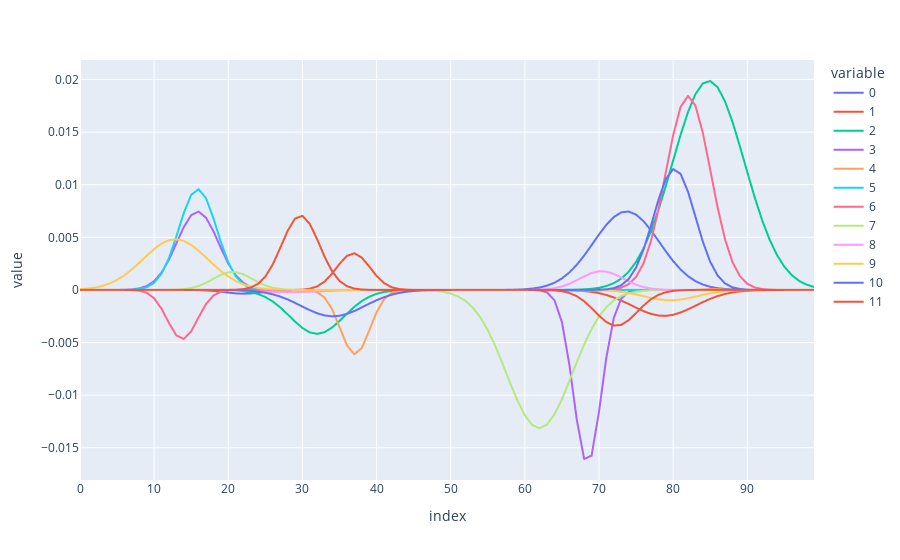
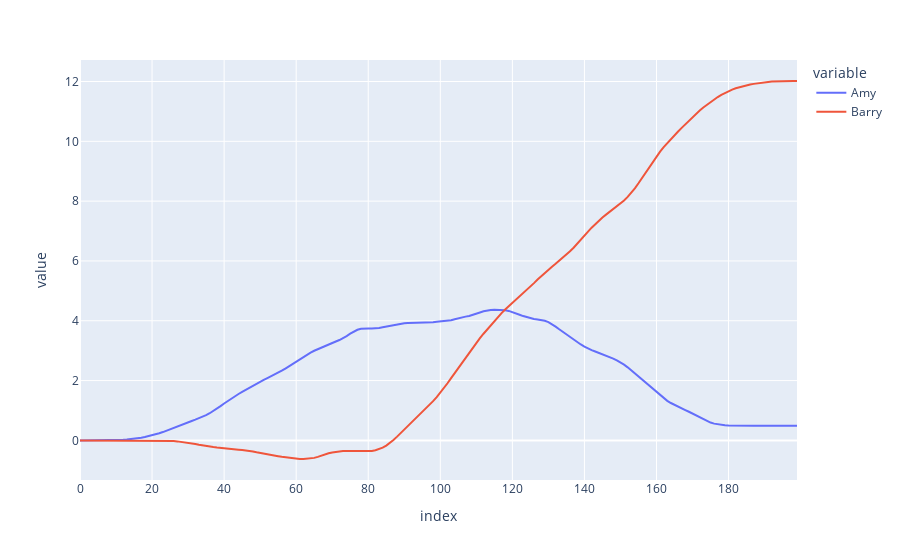

Write notebook code for charts like these, in order.
### Code cell
import numpy as np
import pandas as pd
import plotly.express as px
import sympy as sp


class Person:
    def __init__(self, name: str, foresight: int):
        self.name = name
        self.foresight = foresight
        self.decision_list = []

    def append_optimal_choice(
        self, choice_array: np.ndarray, decision_number: int, number_of_decisions: int
    ):
        # Get the row index of the highest sum of values in the choice array up to the person's "foresight" index
        highest_value_index = np.argmax(
            np.sum(choice_array[:, : self.foresight], axis=1)
        )

        # Extract this row from the choice array
        optimal_choice = choice_array[highest_value_index, :]

        # Pad initial and final values with nan
        optimal_choice_padded = np.pad(
            optimal_choice,
            (decision_number, number_of_decisions - decision_number),
            mode="constant",
            constant_values=np.nan,
        )

        # Append to decision list
        self.decision_list.append(optimal_choice_padded)

    def convert_decision_list_to_df(self):
        # Swap rows and columns
        decision_array = np.array(self.decision_list)
        decision_array_inverted = decision_array.T
        decision_df = pd.DataFrame(decision_array_inverted)
        self.decision_df = decision_df
        return decision_df

    def calc_life_score(self):
        # Sum columns
        self.decision_df["decision_sum"] = self.decision_df.sum(axis=1)

        # Calculate life score as the cumulative sum of the decision sums
        self.decision_df["life_score"] = self.decision_df["decision_sum"].cumsum()
        return self.decision_df


class LifeSimulation:
    def __init__(
        self,
        people: list[Person],
        n_choices: int,
    ):
        self.people = people
        self.n_choices = n_choices

    def add_person(self, person: Person):
        self.people.append(person)

    def get_people(self) -> list[Person]:
        return self.people

    def get_person_by_name(self, name: str) -> Person | None:
        for person in self.people:
            if person.name == name:
                return person
        return None

    def get_number_of_people(self) -> int:
        return len(self.people)

    def classic_choice_function(self, form: str):
        x = sp.symbols("x")

        m1 = 0
        m2 = 75
        s1 = 5
        s2 = 5

        if form == "now":
            a1 = np.random.uniform(0, 0.01)
            a2 = 0
        elif form == "later":
            a1 = 0
            a2 = np.random.uniform(0, 0.02)

        y = a1 * sp.exp(-((x - m1) ** 2) / (2 * s1**2)) + a2 * sp.exp(
            -((x - m2) ** 2) / (2 * s2**2)
        )

        return {"m1": m1, "m2": m2, "s1": s1, "s2": s2, "a1": a1, "a2": a2, "expr": y}

    def generate_opposites_choice_function(self, form: str):
        x = sp.symbols("x")

        m1 = np.random.uniform(10, 40)
        m2 = np.random.uniform(60, 90)
        s1 = np.random.uniform(1, 5)
        s2 = np.random.uniform(1, 5)

        if form == "bad-good":
            a1 = np.random.uniform(-0.01, 0)
            a2 = np.random.uniform(0, 0.02)
        elif form == "good-bad":
            a1 = np.random.uniform(0, 0.01)
            a2 = np.random.uniform(-0.02, 0)

        y = a1 * sp.exp(-((x - m1) ** 2) / (2 * s1**2)) + a2 * sp.exp(
            -((x - m2) ** 2) / (2 * s2**2)
        )

        return {"m1": m1, "m2": m2, "s1": s1, "s2": s2, "a1": a1, "a2": a2, "expr": y}

    def generate_random_choice_function(self, seed=None):
        x = sp.symbols("x")

        if seed:
            np.random.seed(seed)
        m1 = np.random.uniform(10, 40)
        m2 = np.random.uniform(60, 90)
        s1 = np.random.uniform(1, 5)
        s2 = np.random.uniform(1, 5)
        a1 = np.random.uniform(-0.001, 0.001)
        a2 = np.random.uniform(-0.01, 0.01)

        y = a1 * sp.exp(-((x - m1) ** 2) / (2 * s1**2)) + a2 * sp.exp(
            -((x - m2) ** 2) / (2 * s2**2)
        )

        return {"m1": m1, "m2": m2, "s1": s1, "s2": s2, "a1": a1, "a2": a2, "expr": y}

    def generate_choice_array(self, n_choices: int):
        x = sp.symbols("x")

        # Generate n random functions (seeds for reproducibility)
        functions = [
            self.generate_opposites_choice_function(form=form)
            for form in ["bad-good", "good-bad"] * (n_choices // 2)
        ]

        # Create x values (100 points from 0 to 100)
        x_vals = np.linspace(0, 100, 100)

        # Build NumPy array: n rows (functions) × 100 columns (y values)
        choice_array = np.zeros((n_choices, 100))
        for i, func in enumerate(functions):
            y_func = sp.lambdify(x, func["expr"], "numpy")
            choice_array[i, :] = y_func(x_vals)
        return choice_array

    def simlulate_life(self, number_of_decisions: int):
        for person in self.people:
            for decision_number in range(number_of_decisions):
                choice_array = self.generate_choice_array(self.n_choices)
                person.append_optimal_choice(
                    choice_array, decision_number, number_of_decisions
                )
            person.convert_decision_list_to_df()
            person.calc_life_score()


def main():
    # Define people
    people = [
        Person("Amy", 50),
        Person("Barry", 100),
    ]

    # Define simulation configuration
    n_choices = 12
    number_of_decisions = 100

    # Run simulation
    simulation = LifeSimulation(people, n_choices)

    # Check example choice array
    choice_array = simulation.generate_choice_array(n_choices=n_choices)
    print(choice_array.shape)

    fig = px.line(choice_array.T)
    fig.show()

    # Run simulation
    simulation.simlulate_life(number_of_decisions)

    # Combine decision_df["life_score"] into single dataframe
    life_score_df = pd.DataFrame(
        {
            k: v
            for k, v in zip(
                [person.name for person in simulation.people],
                [person.decision_df["life_score"] for person in simulation.people],
            )
        }
    )

    print(life_score_df)

    # Plot life_score lines
    fig = px.line(life_score_df)
    fig.show()


if __name__ == "__main__":
    main()

### Figure 1 — Plotly figure (JSON) as saved in the notebook; plotly's stock layout.template omitted (floating-point values rounded to 4 significant figures)
{"data": [{"hovertemplate": "variable=0<br>index=%{x}<br>value=%{y}<extra></extra>", "legendgroup": "0", "line": {"color": "#636efa", "dash": "solid"}, "marker": {"symbol": "circle"}, "mode": "lines", "name": "0", "showlegend": true, "type": "scattergl", "x": [0, 1, 2, 3, 4, 5, 6, 7, 8, 9, 10, 11, 12, 13, 14, 15, 16, 17, 18, 19, 20, 21, 22, 23, 24, 25, 26, 27, 28, 29, 30, 31, 32, 33, 34, 35, 36, 37, 38, 39, 40, 41, 42, 43, 44, 45, 46, 47, 48, 49, 50, 51, 52, 53, 54, 55, 56, 57, 58, 59, 60, 61, 62, 63, 64, 65, 66, 67, 68, 69, 70, 71, 72, 73, 74, 75, 76, 77, 78, 79, 80, 81, 82, 83, 84, 85, 86, 87, 88, 89, 90, 91, 92, 93, 94, 95, 96, 97, 98, 99], "xaxis": "x", "y": [-1.477e-20, -4.173e-19, -1.01e-17, -2.094e-16, -3.718e-15, -5.654e-14, -7.365e-13, -8.217e-12, -7.852e-11, -6.427e-10, -4.505e-09, -2.705e-08, -1.391e-07, -6.128e-07, -2.312e-06, -7.471e-06, -2.068e-05, -4.902e-05, -9.953e-05, -0.0001731, -0.0002578, -0.000329, -0.0003595, -0.0003364, -0.0002697, -0.0001852, -0.0001089, -5.486e-05, -2.367e-05, -8.746e-06, -2.768e-06, -7.504e-07, -1.742e-07, -3.465e-08, -5.902e-09, -8.611e-10, -1.076e-10, -1.152e-11, -1.056e-12, -8.249e-14, -3.244e-15, 1.222e-14, 6.415e-14, 3.12e-13, 1.442e-12, 6.338e-12, 2.648e-11, 1.051e-10, 3.968e-10, 1.424e-09, 4.856e-09, 1.574e-08, 4.852e-08, 1.421e-07, 3.959e-07, 1.048e-06, 2.637e-06, 6.309e-06, 1.435e-05, 3.101e-05, 6.372e-05, 0.0001245, 0.0002311, 0.0004079, 0.0006843, 0.001091, 0.001655, 0.002384, 0.003267, 0.004254, 0.005266, 0.006196, 0.006931, 0.00737, 0.007449, 0.007158, 0.006537, 0.005676, 0.004684, 0.003675, 0.002741, 0.001943, 0.001309, 0.0008388, 0.0005108, 0.0002957, 0.0001627, 8.51e-05, 4.231e-05, 2e-05, 8.985e-06, 3.837e-06, 1.558e-06, 6.012e-07, 2.206e-07, 7.692e-08, 2.55e-08, 8.035e-09, 2.407e-09, 6.853e-10], "yaxis": "y"}, {"hovertemplate": "variable=1<br>index=%{x}<br>value=%{y}<extra></extra>", "legendgroup": "1", "line": {"color": "#EF553B", "dash": "solid"}, "marker": {"symbol": "circle"}, "mode": "lines", "name": "1", "showlegend": true, "type": "scattergl", "x": [0, 1, 2, 3, 4, 5, 6, 7, 8, 9, 10, 11, 12, 13, 14, 15, 16, 17, 18, 19, 20, 21, 22, 23, 24, 25, 26, 27, 28, 29, 30, 31, 32, 33, 34, 35, 36, 37, 38, 39, 40, 41, 42, 43, 44, 45, 46, 47, 48, 49, 50, 51, 52, 53, 54, 55, 56, 57, 58, 59, 60, 61, 62, 63, 64, 65, 66, 67, 68, 69, 70, 71, 72, 73, 74, 75, 76, 77, 78, 79, 80, 81, 82, 83, 84, 85, 86, 87, 88, 89, 90, 91, 92, 93, 94, 95, 96, 97, 98, 99], "xaxis": "x", "y": [2.564e-61, 3.307e-58, 3.504e-55, 3.049e-52, 2.178e-49, 1.278e-46, 6.16e-44, 2.438e-41, 7.924e-39, 2.115e-36, 4.637e-34, 8.348e-32, 1.234e-29, 1.499e-27, 1.494e-25, 1.224e-23, 8.231e-22, 4.546e-20, 2.062e-18, 7.682e-17, 2.35e-15, 5.905e-14, 1.218e-12, 2.065e-11, 2.873e-10, 3.284e-09, 3.082e-08, 2.376e-07, 1.504e-06, 7.819e-06, 3.339e-05, 0.0001171, 0.0003371, 0.0007972, 0.001548, 0.002469, 0.003235, 0.00348, 0.003074, 0.00223, 0.001329, 0.0006503, 0.0002614, 8.626e-05, 2.338e-05, 5.204e-06, 9.513e-07, 1.428e-07, 1.761e-08, 1.783e-09, 1.479e-10, 8.182e-12, -8.003e-12, -3.578e-11, -1.416e-10, -5.306e-10, -1.882e-09, -6.324e-09, -2.012e-08, -6.061e-08, -1.729e-07, -4.671e-07, -1.195e-06, -2.895e-06, -6.642e-06, -1.443e-05, -2.969e-05, -5.783e-05, -0.0001067, -0.0001864, -0.0003084, -0.0004832, -0.0007169, -0.001007, -0.00134, -0.001688, -0.002014, -0.002276, -0.002435, -0.002467, -0.002367, -0.002151, -0.001851, -0.001508, -0.001163, -0.0008501, -0.0005882, -0.0003854, -0.0002391, -0.0001405, -7.819e-05, -4.12e-05, -2.056e-05, -9.714e-06, -4.347e-06, -1.842e-06, -7.391e-07, -2.808e-07, -1.011e-07, -3.444e-08], "yaxis": "y"}, {"hovertemplate": "variable=2<br>index=%{x}<br>value=%{y}<extra></extra>", "legendgroup": "2", "line": {"color": "#00cc96", "dash": "solid"}, "marker": {"symbol": "circle"}, "mode": "lines", "name": "2", "showlegend": true, "type": "scattergl", "x": [0, 1, 2, 3, 4, 5, 6, 7, 8, 9, 10, 11, 12, 13, 14, 15, 16, 17, 18, 19, 20, 21, 22, 23, 24, 25, 26, 27, 28, 29, 30, 31, 32, 33, 34, 35, 36, 37, 38, 39, 40, 41, 42, 43, 44, 45, 46, 47, 48, 49, 50, 51, 52, 53, 54, 55, 56, 57, 58, 59, 60, 61, 62, 63, 64, 65, 66, 67, 68, 69, 70, 71, 72, 73, 74, 75, 76, 77, 78, 79, 80, 81, 82, 83, 84, 85, 86, 87, 88, 89, 90, 91, 92, 93, 94, 95, 96, 97, 98, 99], "xaxis": "x", "y": [-9.051e-20, -9.621e-19, -9.487e-18, -8.677e-17, -7.363e-16, -5.795e-15, -4.231e-14, -2.865e-13, -1.8e-12, -1.049e-11, -5.671e-11, -2.844e-10, -1.323e-09, -5.708e-09, -2.285e-08, -8.483e-08, -2.922e-07, -9.334e-07, -2.766e-06, -7.605e-06, -1.939e-05, -4.588e-05, -0.0001007, -0.0002049, -0.0003869, -0.0006777, -0.001101, -0.00166, -0.00232, -0.003009, -0.00362, -0.00404, -0.004182, -0.004015, -0.003577, -0.002955, -0.002265, -0.00161, -0.001062, -0.0006498, -0.0003688, -0.0001941, -9.48e-05, -4.294e-05, -1.804e-05, -7.034e-06, -2.543e-06, -8.53e-07, -2.654e-07, -7.659e-08, -2.05e-08, -5.091e-09, -1.17e-09, -2.389e-10, -5.781e-12, 1.478e-10, 5.366e-10, 1.769e-09, 5.574e-09, 1.684e-08, 4.879e-08, 1.355e-07, 3.609e-07, 9.216e-07, 2.256e-06, 5.296e-06, 1.192e-05, 2.572e-05, 5.322e-05, 0.0001056, 0.0002008, 0.0003662, 0.0006402, 0.001073, 0.001725, 0.002659, 0.003929, 0.005566, 0.00756, 0.009846, 0.01229, 0.01472, 0.0169, 0.0186, 0.01963, 0.01986, 0.01926, 0.01792, 0.01598, 0.01366, 0.0112, 0.008804, 0.006635, 0.004795, 0.003322, 0.002207, 0.001405, 0.0008582, 0.0005025, 0.0002821], "yaxis": "y"}, {"hovertemplate": "variable=3<br>index=%{x}<br>value=%{y}<extra></extra>", "legendgroup": "3", "line": {"color": "#ab63fa", "dash": "solid"}, "marker": {"symbol": "circle"}, "mode": "lines", "name": "3", "showlegend": true, "type": "scattergl", "x": [0, 1, 2, 3, 4, 5, 6, 7, 8, 9, 10, 11, 12, 13, 14, 15, 16, 17, 18, 19, 20, 21, 22, 23, 24, 25, 26, 27, 28, 29, 30, 31, 32, 33, 34, 35, 36, 37, 38, 39, 40, 41, 42, 43, 44, 45, 46, 47, 48, 49, 50, 51, 52, 53, 54, 55, 56, 57, 58, 59, 60, 61, 62, 63, 64, 65, 66, 67, 68, 69, 70, 71, 72, 73, 74, 75, 76, 77, 78, 79, 80, 81, 82, 83, 84, 85, 86, 87, 88, 89, 90, 91, 92, 93, 94, 95, 96, 97, 98, 99], "xaxis": "x", "y": [8.067e-10, 5.718e-09, 3.568e-08, 1.96e-07, 9.475e-07, 4.033e-06, 1.511e-05, 4.986e-05, 0.0001448, 0.0003701, 0.000833, 0.00165, 0.002878, 0.004419, 0.005973, 0.007107, 0.007445, 0.006865, 0.005572, 0.003982, 0.002505, 0.001387, 0.0006763, 0.0002903, 0.0001097, 3.648e-05, 1.068e-05, 2.753e-06, 6.246e-07, 1.248e-07, 2.194e-08, 3.397e-09, 4.629e-10, 5.553e-11, 5.864e-12, 5.452e-13, 4.462e-14, 3.215e-15, 2.039e-16, 1.139e-17, 5.597e-19, 2.422e-20, 9.226e-22, 3.094e-23, 9.133e-25, 2.374e-26, 5.43e-28, 1.052e-29, -1.684e-28, -5.117e-26, -1.166e-23, -1.993e-21, -2.559e-19, -2.466e-17, -1.784e-15, -9.689e-14, -3.95e-12, -1.209e-10, -2.777e-09, -4.79e-08, -6.201e-07, -6.026e-06, -4.397e-05, -0.0002408, -0.0009899, -0.003055, -0.007078, -0.01231, -0.01607, -0.01575, -0.01159, -0.006401, -0.002654, -0.000826, -0.000193, -3.385e-05, -4.456e-06, -4.405e-07, -3.268e-08, -1.82e-09, -7.61e-11, -2.389e-12, -5.628e-14, -9.955e-16, -1.322e-17, -1.317e-19, -9.857e-22, -5.537e-24, -2.334e-26, -7.389e-29, -1.756e-31, -3.132e-34, -4.193e-37, -4.215e-40, -3.18e-43, -1.802e-46, -7.66e-50, -2.445e-53, -5.859e-57, -1.054e-60], "yaxis": "y"}, {"hovertemplate": "variable=4<br>index=%{x}<br>value=%{y}<extra></extra>", "legendgroup": "4", "line": {"color": "#FFA15A", "dash": "solid"}, "marker": {"symbol": "circle"}, "mode": "lines", "name": "4", "showlegend": true, "type": "scattergl", "x": [0, 1, 2, 3, 4, 5, 6, 7, 8, 9, 10, 11, 12, 13, 14, 15, 16, 17, 18, 19, 20, 21, 22, 23, 24, 25, 26, 27, 28, 29, 30, 31, 32, 33, 34, 35, 36, 37, 38, 39, 40, 41, 42, 43, 44, 45, 46, 47, 48, 49, 50, 51, 52, 53, 54, 55, 56, 57, 58, 59, 60, 61, 62, 63, 64, 65, 66, 67, 68, 69, 70, 71, 72, 73, 74, 75, 76, 77, 78, 79, 80, 81, 82, 83, 84, 85, 86, 87, 88, 89, 90, 91, 92, 93, 94, 95, 96, 97, 98, 99], "xaxis": "x", "y": [-3.31e-78, -3.333e-74, -2.609e-70, -1.588e-66, -7.509e-63, -2.761e-59, -7.892e-56, -1.754e-52, -3.029e-49, -4.067e-46, -4.246e-43, -3.445e-40, -2.173e-37, -1.065e-34, -4.061e-32, -1.203e-29, -2.772e-27, -4.963e-25, -6.908e-23, -7.475e-21, -6.287e-19, -4.111e-17, -2.09e-15, -8.256e-14, -2.536e-12, -6.055e-11, -1.124e-09, -1.622e-08, -1.819e-07, -1.586e-06, -1.075e-05, -5.665e-05, -0.000232, -0.0007388, -0.001829, -0.003518, -0.005262, -0.006119, -0.005531, -0.003886, -0.002123, -0.0009012, -0.0002975, -7.632e-05, -1.522e-05, -2.36e-06, -2.845e-07, -2.666e-08, -1.942e-09, -1.099e-10, -4.839e-12, -1.656e-13, -4.403e-15, -9.105e-17, -1.463e-18, -1.828e-20, -1.776e-22, -1.341e-24, -7.87e-27, -3.591e-29, -1.274e-31, -3.512e-34, -7.526e-37, -1.254e-39, -1.624e-42, -1.635e-45, -1.28e-48, -7.788e-52, -3.683e-55, 3.895e-57, 5.48e-51, 3.092e-45, 7.241e-40, 7.036e-35, 2.837e-30, 4.748e-26, 3.297e-22, 9.5e-19, 1.136e-15, 5.638e-13, 1.161e-10, 9.921e-09, 3.518e-07, 5.178e-06, 3.162e-05, 8.014e-05, 8.428e-05, 3.678e-05, 6.661e-06, 5.006e-07, 1.561e-08, 2.021e-10, 1.085e-12, 2.419e-15, 2.237e-18, 8.586e-22, 1.367e-25, 9.038e-30, 2.479e-34, 2.822e-39], "yaxis": "y"}, {"hovertemplate": "variable=5<br>index=%{x}<br>value=%{y}<extra></extra>", "legendgroup": "5", "line": {"color": "#19d3f3", "dash": "solid"}, "marker": {"symbol": "circle"}, "mode": "lines", "name": "5", "showlegend": true, "type": "scattergl", "x": [0, 1, 2, 3, 4, 5, 6, 7, 8, 9, 10, 11, 12, 13, 14, 15, 16, 17, 18, 19, 20, 21, 22, 23, 24, 25, 26, 27, 28, 29, 30, 31, 32, 33, 34, 35, 36, 37, 38, 39, 40, 41, 42, 43, 44, 45, 46, 47, 48, 49, 50, 51, 52, 53, 54, 55, 56, 57, 58, 59, 60, 61, 62, 63, 64, 65, 66, 67, 68, 69, 70, 71, 72, 73, 74, 75, 76, 77, 78, 79, 80, 81, 82, 83, 84, 85, 86, 87, 88, 89, 90, 91, 92, 93, 94, 95, 96, 97, 98, 99], "xaxis": "x", "y": [4.123e-11, 4.321e-10, 3.887e-09, 3.002e-08, 1.989e-07, 1.132e-06, 5.527e-06, 2.316e-05, 8.334e-05, 0.0002574, 0.0006822, 0.001552, 0.003031, 0.005082, 0.007312, 0.009031, 0.009574, 0.008712, 0.006804, 0.004562, 0.002625, 0.001297, 0.0005498, 0.0002001, 6.25e-05, 1.676e-05, 3.857e-06, 7.619e-07, 1.292e-07, 1.88e-08, 2.349e-09, 2.519e-10, 2.319e-11, 1.832e-12, 1.242e-13, 7.232e-15, 3.613e-16, 1.55e-17, 5.704e-19, 1.802e-20, 4.889e-22, 1.138e-23, 2.274e-25, 3.901e-27, 5.743e-29, 7.234e-31, -6.133e-31, -1.289e-28, -2.088e-26, -2.644e-24, -2.616e-22, -2.021e-20, -1.22e-18, -5.755e-17, -2.121e-15, -6.104e-14, -1.373e-12, -2.412e-11, -3.31e-10, -3.549e-09, -2.973e-08, -1.945e-07, -9.946e-07, -3.972e-06, -1.239e-05, -3.021e-05, -5.754e-05, -8.56e-05, -9.949e-05, -9.034e-05, -6.408e-05, -3.551e-05, -1.537e-05, -5.2e-06, -1.374e-06, -2.836e-07, -4.574e-08, -5.762e-09, -5.671e-10, -4.361e-11, -2.62e-12, -1.229e-13, -4.507e-15, -1.291e-16, -2.888e-18, -5.049e-20, -6.895e-22, -7.357e-24, -6.132e-26, -3.992e-28, -2.031e-30, -8.071e-33, -2.506e-35, -6.078e-38, -1.152e-40, -1.705e-43, -1.971e-46, -1.781e-49, -1.257e-52, -6.932e-56], "yaxis": "y"}, {"hovertemplate": "variable=6<br>index=%{x}<br>value=%{y}<extra></extra>", "legendgroup": "6", "line": {"color": "#FF6692", "dash": "solid"}, "marker": {"symbol": "circle"}, "mode": "lines", "name": "6", "showlegend": true, "type": "scattergl", "x": [0, 1, 2, 3, 4, 5, 6, 7, 8, 9, 10, 11, 12, 13, 14, 15, 16, 17, 18, 19, 20, 21, 22, 23, 24, 25, 26, 27, 28, 29, 30, 31, 32, 33, 34, 35, 36, 37, 38, 39, 40, 41, 42, 43, 44, 45, 46, 47, 48, 49, 50, 51, 52, 53, 54, 55, 56, 57, 58, 59, 60, 61, 62, 63, 64, 65, 66, 67, 68, 69, 70, 71, 72, 73, 74, 75, 76, 77, 78, 79, 80, 81, 82, 83, 84, 85, 86, 87, 88, 89, 90, 91, 92, 93, 94, 95, 96, 97, 98, 99], "xaxis": "x", "y": [-3.517e-13, -9.121e-12, -1.852e-10, -2.943e-09, -3.663e-08, -3.569e-07, -2.723e-06, -1.626e-05, -7.604e-05, -0.0002784, -0.0007981, -0.001791, -0.003147, -0.00433, -0.004663, -0.003933, -0.002597, -0.001342, -0.0005433, -0.0001721, -4.271e-05, -8.296e-06, -1.262e-06, -1.502e-07, -1.4e-08, -1.022e-09, -5.841e-11, -2.614e-12, -9.155e-14, -2.511e-15, -5.392e-17, -9.064e-19, -1.193e-20, -1.23e-22, -9.921e-25, -6.267e-27, -3.1e-29, -1.2e-31, -3.639e-34, -8.638e-37, -1.605e-39, -1.296e-43, 1.843e-40, 1.381e-38, 9.27e-37, 5.581e-35, 3.013e-33, 1.458e-31, 6.328e-30, 2.462e-28, 8.588e-27, 2.686e-25, 7.531e-24, 1.893e-22, 4.268e-21, 8.626e-20, 1.563e-18, 2.539e-17, 3.699e-16, 4.83e-15, 5.656e-14, 5.938e-13, 5.589e-12, 4.717e-11, 3.569e-10, 2.421e-09, 1.473e-08, 8.031e-08, 3.927e-07, 1.721e-06, 6.766e-06, 2.384e-05, 7.533e-05, 0.0002134, 0.000542, 0.001234, 0.00252, 0.004613, 0.007571, 0.01114, 0.0147, 0.01739, 0.01844, 0.01753, 0.01495, 0.01143, 0.007831, 0.004812, 0.002651, 0.001309, 0.0005799, 0.0002303, 8.198e-05, 2.617e-05, 7.488e-06, 1.921e-06, 4.42e-07, 9.117e-08, 1.686e-08, 2.795e-09], "yaxis": "y"}, {"hovertemplate": "variable=7<br>index=%{x}<br>value=%{y}<extra></extra>", "legendgroup": "7", "line": {"color": "#B6E880", "dash": "solid"}, "marker": {"symbol": "circle"}, "mode": "lines", "name": "7", "showlegend": true, "type": "scattergl", "x": [0, 1, 2, 3, 4, 5, 6, 7, 8, 9, 10, 11, 12, 13, 14, 15, 16, 17, 18, 19, 20, 21, 22, 23, 24, 25, 26, 27, 28, 29, 30, 31, 32, 33, 34, 35, 36, 37, 38, 39, 40, 41, 42, 43, 44, 45, 46, 47, 48, 49, 50, 51, 52, 53, 54, 55, 56, 57, 58, 59, 60, 61, 62, 63, 64, 65, 66, 67, 68, 69, 70, 71, 72, 73, 74, 75, 76, 77, 78, 79, 80, 81, 82, 83, 84, 85, 86, 87, 88, 89, 90, 91, 92, 93, 94, 95, 96, 97, 98, 99], "xaxis": "x", "y": [7.464e-17, 1.377e-15, 2.198e-14, 3.034e-13, 3.622e-12, 3.741e-11, 3.342e-10, 2.582e-09, 1.726e-08, 9.979e-08, 4.99e-07, 2.159e-06, 8.077e-06, 2.614e-05, 7.318e-05, 0.0001772, 0.0003711, 0.0006724, 0.001054, 0.001428, 0.001675, 0.001698, 0.00149, 0.001131, 0.0007421, 0.0004213, 0.0002069, 8.789e-05, 3.229e-05, 1.026e-05, 2.821e-06, 6.709e-07, 1.38e-07, 2.454e-08, 3.749e-09, 3.864e-10, -3.916e-10, -1.642e-09, -5.739e-09, -1.9e-08, -5.977e-08, -1.786e-07, -5.074e-07, -1.37e-06, -3.512e-06, -8.561e-06, -1.983e-05, -4.363e-05, -9.124e-05, -0.0001813, -0.0003424, -0.0006144, -0.001048, -0.001698, -0.002614, -0.003824, -0.005317, -0.007024, -0.008819, -0.01052, -0.01193, -0.01285, -0.01315, -0.01279, -0.01182, -0.01039, -0.008669, -0.006876, -0.005182, -0.003711, -0.002526, -0.001633, -0.001004, -0.0005862, -0.0003253, -0.0001715, -8.594e-05, -4.092e-05, -1.851e-05, -7.96e-06, -3.252e-06, -1.263e-06, -4.658e-07, -1.633e-07, -5.44e-08, -1.722e-08, -5.18e-09, -1.481e-09, -4.022e-10, -1.038e-10, -2.546e-11, -5.934e-12, -1.314e-12, -2.766e-13, -5.532e-14, -1.051e-14, -1.898e-15, -3.258e-16, -5.312e-17, -8.231e-18], "yaxis": "y"}, {"hovertemplate": "variable=8<br>index=%{x}<br>value=%{y}<extra></extra>", "legendgroup": "8", "line": {"color": "#FF97FF", "dash": "solid"}, "marker": {"symbol": "circle"}, "mode": "lines", "name": "8", "showlegend": true, "type": "scattergl", "x": [0, 1, 2, 3, 4, 5, 6, 7, 8, 9, 10, 11, 12, 13, 14, 15, 16, 17, 18, 19, 20, 21, 22, 23, 24, 25, 26, 27, 28, 29, 30, 31, 32, 33, 34, 35, 36, 37, 38, 39, 40, 41, 42, 43, 44, 45, 46, 47, 48, 49, 50, 51, 52, 53, 54, 55, 56, 57, 58, 59, 60, 61, 62, 63, 64, 65, 66, 67, 68, 69, 70, 71, 72, 73, 74, 75, 76, 77, 78, 79, 80, 81, 82, 83, 84, 85, 86, 87, 88, 89, 90, 91, 92, 93, 94, 95, 96, 97, 98, 99], "xaxis": "x", "y": [-1.832e-13, -7.863e-13, -3.201e-12, -1.236e-11, -4.529e-11, -1.574e-10, -5.191e-10, -1.624e-09, -4.817e-09, -1.356e-08, -3.621e-08, -9.172e-08, -2.204e-07, -5.025e-07, -1.087e-06, -2.229e-06, -4.339e-06, -8.011e-06, -1.403e-05, -2.331e-05, -3.675e-05, -5.494e-05, -7.794e-05, -0.0001049, -0.0001339, -0.0001621, -0.0001863, -0.000203, -0.0002099, -0.0002058, -0.0001915, -0.000169, -0.0001415, -0.0001124, -8.47e-05, -6.055e-05, -4.106e-05, -2.641e-05, -1.612e-05, -9.331e-06, -5.125e-06, -2.67e-06, -1.32e-06, -6.187e-07, -2.752e-07, -1.161e-07, -4.648e-08, -1.765e-08, -6.357e-09, -2.172e-09, -7.042e-10, -2.161e-10, -5.911e-11, 1.605e-11, 2.409e-10, 1.595e-09, 9.227e-09, 4.739e-08, 2.163e-07, 8.772e-07, 3.162e-06, 1.013e-05, 2.882e-05, 7.289e-05, 0.0001638, 0.0003272, 0.0005807, 0.0009159, 0.001284, 0.001599, 0.001769, 0.00174, 0.001521, 0.001181, 0.0008153, 0.0005, 0.0002725, 0.000132, 5.681e-05, 2.173e-05, 7.384e-06, 2.23e-06, 5.986e-07, 1.428e-07, 3.026e-08, 5.699e-09, 9.538e-10, 1.419e-10, 1.875e-11, 2.202e-12, 2.298e-13, 2.132e-14, 1.757e-15, 1.287e-16, 8.374e-18, 4.843e-19, 2.489e-20, 1.137e-21, 4.614e-23, 1.664e-24], "yaxis": "y"}, {"hovertemplate": "variable=9<br>index=%{x}<br>value=%{y}<extra></extra>", "legendgroup": "9", "line": {"color": "#FECB52", "dash": "solid"}, "marker": {"symbol": "circle"}, "mode": "lines", "name": "9", "showlegend": true, "type": "scattergl", "x": [0, 1, 2, 3, 4, 5, 6, 7, 8, 9, 10, 11, 12, 13, 14, 15, 16, 17, 18, 19, 20, 21, 22, 23, 24, 25, 26, 27, 28, 29, 30, 31, 32, 33, 34, 35, 36, 37, 38, 39, 40, 41, 42, 43, 44, 45, 46, 47, 48, 49, 50, 51, 52, 53, 54, 55, 56, 57, 58, 59, 60, 61, 62, 63, 64, 65, 66, 67, 68, 69, 70, 71, 72, 73, 74, 75, 76, 77, 78, 79, 80, 81, 82, 83, 84, 85, 86, 87, 88, 89, 90, 91, 92, 93, 94, 95, 96, 97, 98, 99], "xaxis": "x", "y": [6.234e-05, 0.0001194, 0.0002168, 0.0003738, 0.0006113, 0.0009486, 0.001397, 0.001951, 0.002587, 0.003254, 0.003883, 0.004397, 0.004725, 0.004817, 0.004659, 0.004276, 0.003724, 0.003077, 0.002412, 0.001795, 0.001267, 0.0008483, 0.0005391, 0.000325, 0.000186, 0.0001009, 5.199e-05, 2.541e-05, 1.178e-05, 5.183e-06, 2.164e-06, 8.571e-07, 3.221e-07, 1.149e-07, 3.887e-08, 1.248e-08, 3.801e-09, 1.099e-09, 3.013e-10, 7.84e-11, 1.936e-11, 4.535e-12, 1.008e-12, 2.126e-13, 4.254e-14, 8.078e-15, 1.455e-15, 2.488e-16, 4.034e-17, 6.012e-18, -1.114e-18, -1.893e-17, -1.664e-16, -1.345e-15, -1.007e-14, -6.975e-14, -4.475e-13, -2.658e-12, -1.462e-11, -7.447e-11, -3.511e-10, -1.533e-09, -6.197e-09, -2.32e-08, -8.039e-08, -2.58e-07, -7.664e-07, -2.108e-06, -5.37e-06, -1.266e-05, -2.765e-05, -5.59e-05, -0.0001046, -0.0001814, -0.0002911, -0.0004325, -0.000595, -0.0007579, -0.0008939, -0.0009761, -0.000987, -0.000924, -0.0008009, -0.0006428, -0.0004777, -0.0003287, -0.0002094, -0.0001235, -6.745e-05, -3.411e-05, -1.597e-05, -6.923e-06, -2.779e-06, -1.033e-06, -3.554e-07, -1.132e-07, -3.34e-08, -9.123e-09, -2.307e-09, -5.402e-10], "yaxis": "y"}, {"hovertemplate": "variable=10<br>index=%{x}<br>value=%{y}<extra></extra>", "legendgroup": "10", "line": {"color": "#636efa", "dash": "solid"}, "marker": {"symbol": "circle"}, "mode": "lines", "name": "10", "showlegend": true, "type": "scattergl", "x": [0, 1, 2, 3, 4, 5, 6, 7, 8, 9, 10, 11, 12, 13, 14, 15, 16, 17, 18, 19, 20, 21, 22, 23, 24, 25, 26, 27, 28, 29, 30, 31, 32, 33, 34, 35, 36, 37, 38, 39, 40, 41, 42, 43, 44, 45, 46, 47, 48, 49, 50, 51, 52, 53, 54, 55, 56, 57, 58, 59, 60, 61, 62, 63, 64, 65, 66, 67, 68, 69, 70, 71, 72, 73, 74, 75, 76, 77, 78, 79, 80, 81, 82, 83, 84, 85, 86, 87, 88, 89, 90, 91, 92, 93, 94, 95, 96, 97, 98, 99], "xaxis": "x", "y": [-4.441e-17, -2.766e-16, -1.631e-15, -9.109e-15, -4.818e-14, -2.414e-13, -1.145e-12, -5.145e-12, -2.189e-11, -8.823e-11, -3.367e-10, -1.217e-09, -4.166e-09, -1.351e-08, -4.147e-08, -1.206e-07, -3.32e-07, -8.66e-07, -2.139e-06, -5.003e-06, -1.108e-05, -2.325e-05, -4.62e-05, -8.693e-05, -0.0001549, -0.0002615, -0.0004179, -0.0006326, -0.000907, -0.001231, -0.001583, -0.001928, -0.002224, -0.002429, -0.002512, -0.002461, -0.002283, -0.002006, -0.001669, -0.001316, -0.0009819, -0.000694, -0.0004646, -0.0002945, -0.0001768, -0.0001006, -5.415e-05, -2.762e-05, -1.334e-05, -6.101e-06, -2.643e-06, -1.084e-06, -4.213e-07, -1.55e-07, -5.403e-08, -1.783e-08, -5.574e-09, -1.65e-09, -4.626e-10, -1.228e-10, -3.08e-11, -6.387e-12, 8.541e-12, 9.445e-11, 7.768e-10, 5.612e-09, 3.573e-08, 2.006e-07, 9.927e-07, 4.331e-06, 1.666e-05, 5.647e-05, 0.0001688, 0.0004446, 0.001033, 0.002115, 0.003817, 0.006073, 0.008519, 0.01053, 0.01148, 0.01103, 0.009348, 0.006981, 0.004596, 0.002667, 0.001365, 0.0006154, 0.0002447, 8.576e-05, 2.65e-05, 7.218e-06, 1.733e-06, 3.669e-07, 6.846e-08, 1.126e-08, 1.633e-09, 2.088e-10, 2.353e-11, 2.337e-12], "yaxis": "y"}, {"hovertemplate": "variable=11<br>index=%{x}<br>value=%{y}<extra></extra>", "legendgroup": "11", "line": {"color": "#EF553B", "dash": "solid"}, "marker": {"symbol": "circle"}, "mode": "lines", "name": "11", "showlegend": true, "type": "scattergl", "x": [0, 1, 2, 3, 4, 5, 6, 7, 8, 9, 10, 11, 12, 13, 14, 15, 16, 17, 18, 19, 20, 21, 22, 23, 24, 25, 26, 27, 28, 29, 30, 31, 32, 33, 34, 35, 36, 37, 38, 39, 40, 41, 42, 43, 44, 45, 46, 47, 48, 49, 50, 51, 52, 53, 54, 55, 56, 57, 58, 59, 60, 61, 62, 63, 64, 65, 66, 67, 68, 69, 70, 71, 72, 73, 74, 75, 76, 77, 78, 79, 80, 81, 82, 83, 84, 85, 86, 87, 88, 89, 90, 91, 92, 93, 94, 95, 96, 97, 98, 99], "xaxis": "x", "y": [2.895e-32, 2.539e-30, 1.911e-28, 1.234e-26, 6.839e-25, 3.252e-23, 1.327e-21, 4.648e-20, 1.397e-18, 3.602e-17, 7.971e-16, 1.514e-14, 2.467e-13, 3.449e-12, 4.139e-11, 4.263e-10, 3.767e-09, 2.857e-08, 1.859e-07, 1.038e-06, 4.974e-06, 2.046e-05, 7.218e-05, 0.0002186, 0.000568, 0.001267, 0.002424, 0.00398, 0.005608, 0.006782, 0.007037, 0.006267, 0.004788, 0.00314, 0.001767, 0.0008532, 0.0003535, 0.0001257, 3.836e-05, 1.004e-05, 2.257e-06, 4.352e-07, 7.202e-08, 1.023e-08, 1.246e-09, 1.303e-10, 1.169e-11, 9.002e-13, 5.948e-14, 3.363e-15, -3.014e-18, -2.439e-15, -3.166e-14, -3.624e-13, -3.668e-12, -3.284e-11, -2.599e-10, -1.82e-09, -1.127e-08, -6.167e-08, -2.986e-07, -1.278e-06, -4.84e-06, -1.621e-05, -4.799e-05, -0.0001256, -0.0002909, -0.0005958, -0.001079, -0.001728, -0.002447, -0.003064, -0.003394, -0.003324, -0.002879, -0.002205, -0.001494, -0.0008947, -0.000474, -0.000222, -9.198e-05, -3.37e-05, -1.092e-05, -3.127e-06, -7.924e-07, -1.775e-07, -3.518e-08, -6.163e-09, -9.55e-10, -1.309e-10, -1.586e-11, -1.699e-12, -1.61e-13, -1.35e-14, -1e-15, -6.555e-17, -3.799e-18, -1.947e-19, -8.827e-21, -3.538e-22], "yaxis": "y"}], "layout": {"legend": {"title": {"text": "variable"}, "tracegroupgap": 0}, "margin": {"t": 60}, "xaxis": {"anchor": "y", "domain": [0, 1], "title": {"text": "index"}}, "yaxis": {"anchor": "x", "domain": [0, 1], "title": {"text": "value"}}}}

### Figure 2 — Plotly figure (JSON) as saved in the notebook; plotly's stock layout.template omitted (floating-point values rounded to 4 significant figures; data arrays with more than 128 entries replaced by an {"elided": "..."} marker saying what was removed)
{"data": [{"hovertemplate": "variable=Amy<br>index=%{x}<br>value=%{y}<extra></extra>", "legendgroup": "Amy", "line": {"color": "#636efa", "dash": "solid"}, "marker": {"symbol": "circle"}, "mode": "lines", "name": "Amy", "orientation": "v", "showlegend": true, "type": "scatter", "x": {"elided": "200 int values"}, "xaxis": "x", "y": {"elided": "200 float values"}, "yaxis": "y"}, {"hovertemplate": "variable=Barry<br>index=%{x}<br>value=%{y}<extra></extra>", "legendgroup": "Barry", "line": {"color": "#EF553B", "dash": "solid"}, "marker": {"symbol": "circle"}, "mode": "lines", "name": "Barry", "orientation": "v", "showlegend": true, "type": "scatter", "x": {"elided": "200 int values"}, "xaxis": "x", "y": {"elided": "200 float values"}, "yaxis": "y"}], "layout": {"legend": {"title": {"text": "variable"}, "tracegroupgap": 0}, "margin": {"t": 60}, "xaxis": {"anchor": "y", "domain": [0, 1], "title": {"text": "index"}}, "yaxis": {"anchor": "x", "domain": [0, 1], "title": {"text": "value"}}}}
